Frame 1 (no input): blank canvas, image omitted
Frame 60 (the mouse pressed at the canvas centre just before this capture): blank canvas, image omitted
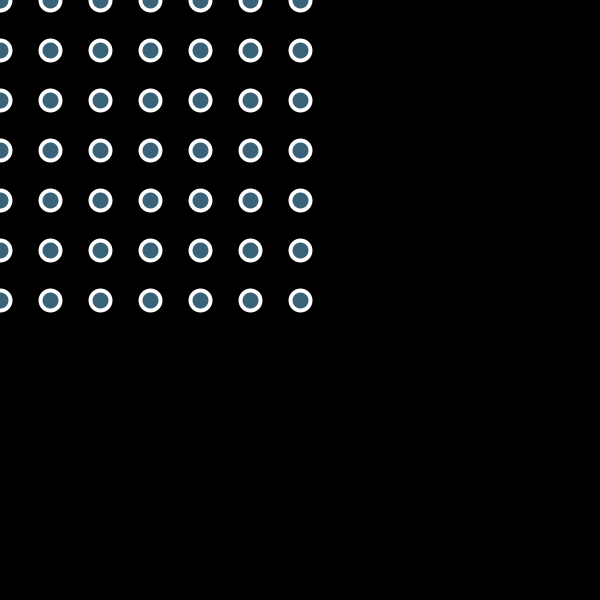
Frame 120 (the mouse held since frame 60 and released just before this capture)

The Processing sketch whose frames 1 and 60 were blank and that drew this single picture after the mouse press (run headless with seeded random() and noise(); from frame 60 on, the mouse is pressed at the canvas centre):

// Processing sketch: NestedLoopExperiment
// ── NestedLoopExperiment.pde
void setup() {
  size(600, 600);
}

void draw() {
  background(0);
  fill(random(255), random(255), random(255));
  stroke(255);
  strokeWeight(4);
  for(int y = 0; y <= mouseY; y += 50) {
    for(int x = 0; x <= mouseX; x += 50) {
      circle(x, y, 20);
    }
  }
  
}
